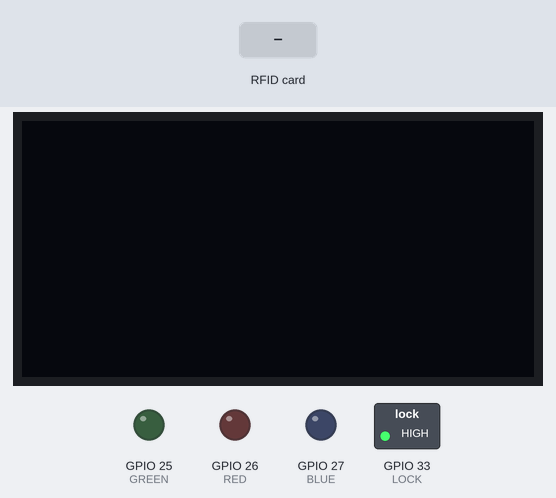
Recording of a sketch running on a simulated ESP32. On the bench: 128×64 one-colour display, switched loads named in the sketch (green lamp = pin HIGH), output pins drawn as LEDs (lit = HIGH). Inputs (shaded band) come from the test bench. What the sketch prints to the serial monitor is not drawn.

Above: at 1.2 s.
1.3 s: RFID card F5 F9 AE 75 held to the reader
At 1.7 s:
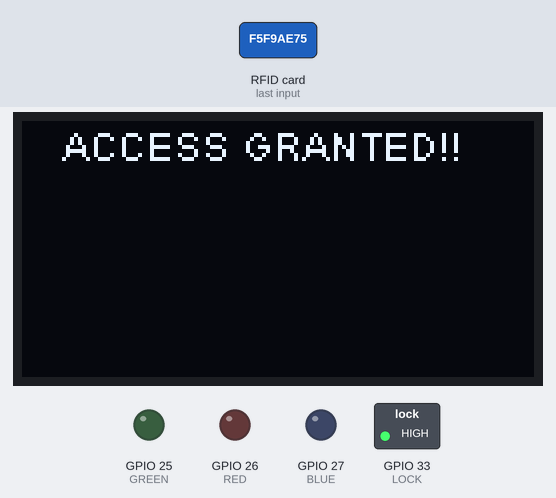
At 5.7 s:
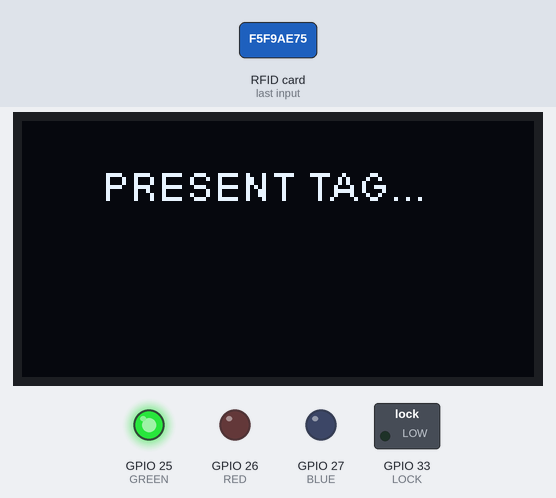
8.8 s: RFID card 5E 7A 19 C4 held to the reader
At 10.2 s:
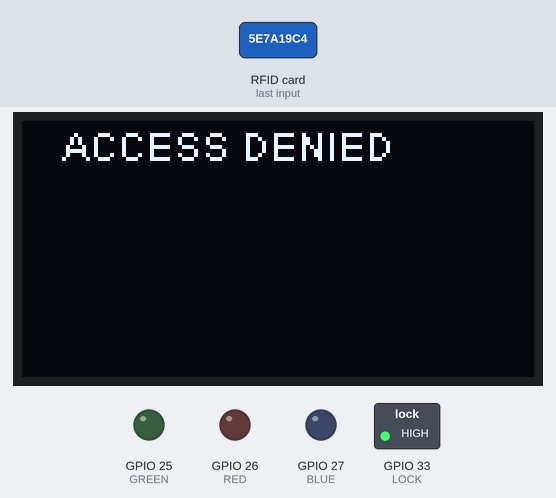
Timing chart, 0 to 16.4 s (numbered marks = the images above; inputs shaded):
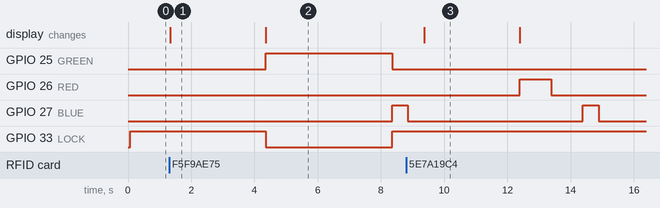

Measured:
- after the input at 1.3 s, GPIO 25 (GREEN): LOW → HIGH after 3.1 s, → LOW 4.0 s later; GPIO 27 (BLUE): LOW → HIGH after 7.1 s; GPIO 33 (LOCK): HIGH → LOW after 3.1 s, → HIGH 4.0 s later; the display: changes at once (image 1)
- after the input at 8.8 s, GPIO 26 (RED): LOW → HIGH after 3.6 s, → LOW 1.0 s later; the display: changes after 0.57 s (image 3)
- what the display in image 1 shows lasts 3.1 s, from 1.3 s to 4.4 s

The sketch:

ESP32_IoT1.ino
```cpp
/***
 * SPI-MRF522 RFID card reader with OLED display for ESP32
 * Code put together by A.SMITH
 *
 * Arduino Settings:
 * Board: ESP32 Dev Module
 * Upload Speed: 921600
 * Port: ttyUSB0
 * Flash Mode QIO
 *
 * RFID DEFAULT SPI PINS:
 * 18 - SCK
 * 19 - MISO
 * 23 - MOSI
 *  4 - RST
 *  5 - CS (SDA)
 *
 * OLED DEFAULT I2C PINS:
 * 21 - SDA
 * 22 - SCL
 */
#include <SPI.h>
#include <MFRC522.h>
#include <Wire.h>
#include "SSD1306.h"

#define SDA 21
#define SCL 22

const int resetPin = 4;       // Reset pin
const int ssPin = 5;          // Slave select pin
const int GREEN = 25;
const int RED = 26;
const int BLUE = 27;
const int LOCK = 33;
//const int PushButton = 34;
//const int LED_BUILTIN = 2;  // Onboard LED
int tag = 0;                  // RFID trigger flag
int access = 0;               // success/denied flag

// Redefine these pins
MFRC522 mfrc522 = MFRC522(ssPin, resetPin); // Create instance

// Initialise the OLED
SSD1306  display(0x3c, SDA, SCL);


void setup() {
  //pinMode (LED_BUILTIN, OUTPUT);
  //pinMode(PushButton, INPUT);
  pinMode (RED, OUTPUT);
  pinMode (BLUE, OUTPUT);
  pinMode (GREEN, OUTPUT);
  pinMode (LOCK, OUTPUT);

  Serial.begin(115200);
  SPI.begin();

  mfrc522.PCD_Init();
  mfrc522.PCD_DumpVersionToSerial();

  display.init();
  digitalWrite (LOCK, HIGH);     // intially LOCKED
}

void loop() {
    // Look for new cards
    if ( ! mfrc522.PICC_IsNewCardPresent()) {
    return;
    }

    // Select one of the cards
    if ( ! mfrc522.PICC_ReadCardSerial()) {
    return;
    }

    //Show UID on serial monitor
    Serial.print("UID tag :");
    String content= "";
    byte letter;
    for (byte i = 0; i < mfrc522.uid.size; i++)
    {
       Serial.print(mfrc522.uid.uidByte[i] < 0x10 ? " 0" : " ");
       Serial.print(mfrc522.uid.uidByte[i], HEX);
       content.concat(String(mfrc522.uid.uidByte[i] < 0x10 ? " 0" : " "));
       content.concat(String(mfrc522.uid.uidByte[i], HEX));
    }
    Serial.println();
    Serial.print("Message : ");
    content.toUpperCase();

    // UID of the cards given access
    if (content.substring(1) == "F5 F9 AE 75")
    {
        tag = 1;                        // tag attempt
        access = 1;                     // successful tag
        Serial.println("ACCESS GRANTED!!");
        Serial.println();

        display.clear();
        //display.setTextSize(2);
        display.drawString(10, 0, "ACCESS GRANTED!!");
        display.display();
        delay(3000);
        display.clear();
        display.drawString(20, 10, "PRESENT TAG...");
        display.display();
    }

    else
    {
         tag = 1;                        // tag attempt
         access = 0;                     // successful tag
         Serial.println(" ACCESS DENIED!!");
         Serial.println();

         display.clear();
         display.drawString(10, 0, "ACCESS DENIED");
         display.display();
         delay(3000);
         display.clear();
         display.drawString(20, 10, "PRESENT TAG...");
         display.display();
   }
   if (tag == 1)
   {
       if(access == 1)
       {
           access = 0;                    // reset flag
           /* Unlock the door */
           digitalWrite(GREEN, HIGH);
           digitalWrite (LOCK, LOW);      // LOCK ON (OPEN)
           delay(4000);
           digitalWrite (LOCK, HIGH);     // LOCK OFF (LOCKED)
           digitalWrite (GREEN, LOW);     // turn off the LED

           Serial.println("UNLOCK DOOR!!");
           Serial.println();
        }
        else
        {
           /* Denied Indicator */
           digitalWrite (RED, HIGH);      // turn on the LED
           delay(1000);                    // wait for half a second or 500 milliseconds
           digitalWrite (RED, LOW);       // turn off the LED
           delay(1000);                    // wait for half a second or 500 milliseconds

           Serial.println("DOOR STILL LOCKED!!");
           Serial.println();
        }
       tag = 0;                           // reset flag
    }
        Serial.println(".");
        /* Status Indicator */
        digitalWrite(BLUE, HIGH);
        delay(500);                       // wait for half a second or 500 milliseconds
        digitalWrite (BLUE, LOW);         // turn off the LED
        delay(500);                       // wait for half a second or 500 milliseconds

  }
```
